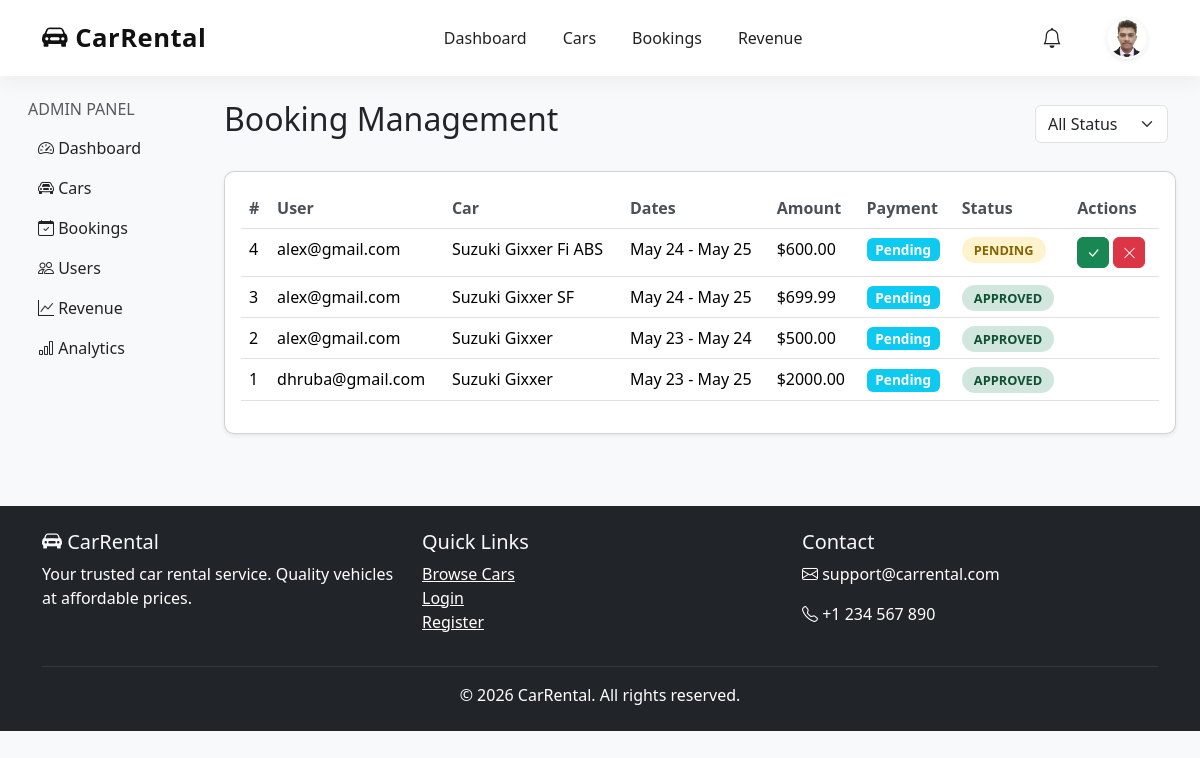
The app's page /dashboard/bookings/ (signed in), older data.
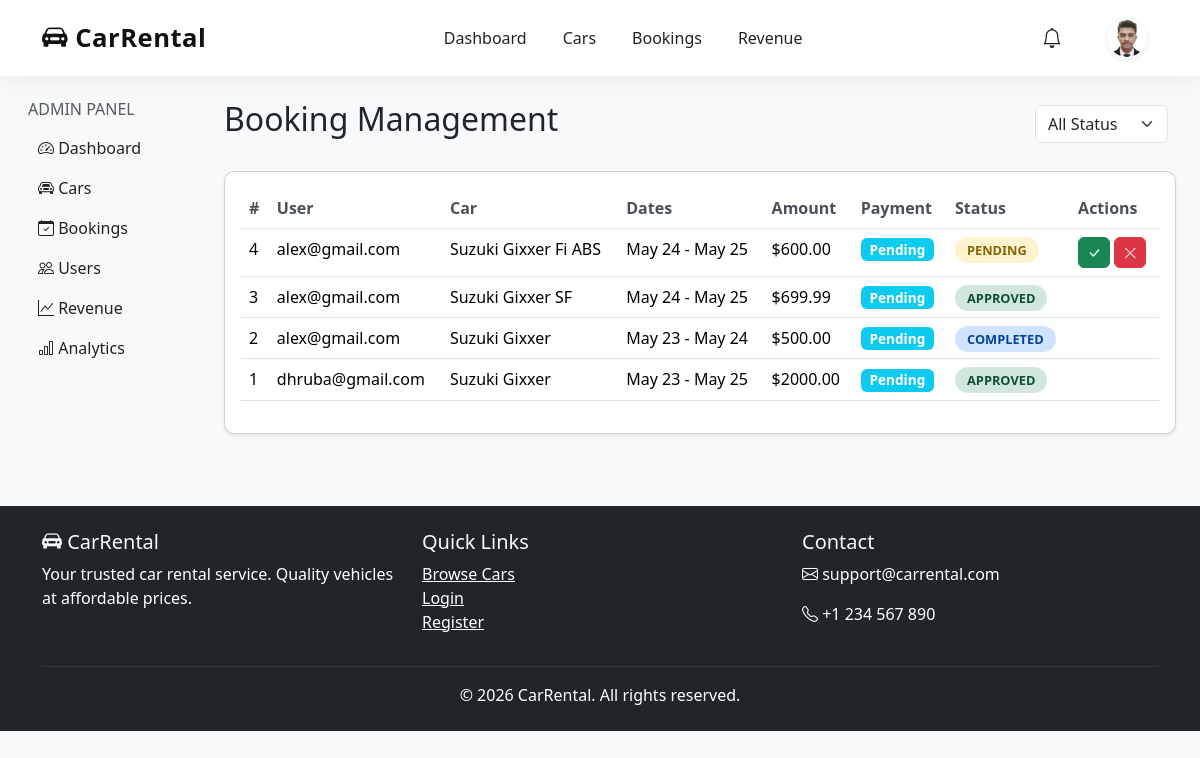
The same page, newer data.
### bookings/models.py (models this page shows, shortened)
class Booking(models.Model):
    STATUS_CHOICES = [
        ('pending', 'Pending'),
        ('approved', 'Approved'),
        ('rejected', 'Rejected'),
        ('completed', 'Completed'),
        ('cancelled', 'Cancelled'),
    ]
    PAYMENT_CHOICES = [
        ('cash', 'Cash'),
        ('online', 'Online'),
        ('pending', 'Pending'),
    ]
    user = models.ForeignKey(User, on_delete=models.CASCADE, related_name='bookings')
    car = models.ForeignKey(Car, on_delete=models.CASCADE, related_name='bookings')
    start_date = models.DateField()
    end_date = models.DateField()
    total_days = models.IntegerField(editable=False)
    total_amount = models.DecimalField(max_digits=10, decimal_places=2, editable=False)
    driver_service = models.BooleanField(default=False)
    insurance = models.BooleanField(default=False)
    gps = models.BooleanField(default=False)
    extra_charges = models.DecimalField(max_digits=10, decimal_places=2, default=0.00, editable=False)
    grand_total = models.DecimalField(max_digits=10, decimal_places=2, editable=False)
    status = models.CharField(max_length=20, choices=STATUS_CHOICES, default='pending')
    payment_status = models.CharField(max_length=20, choices=PAYMENT_CHOICES, default='pending')
    admin_notes = models.TextField(blank=True, null=True)
    created_at = models.DateTimeField(auto_now_add=True)
    updated_at = models.DateTimeField(auto_now=True)
    class Meta:
        ordering = ['-created_at']

### accounts/models.py (models this page shows, shortened)
class User(AbstractUser):
    email = models.EmailField(unique=True)
    phone = models.CharField(max_length=20, blank=True, null=True)
    is_blocked = models.BooleanField(default=False)
    USERNAME_FIELD = 'email'
    REQUIRED_FIELDS = ['username']

### cars/models.py (models this page shows, shortened)
class Car(models.Model):
    FUEL_CHOICES = [
        ('petrol', 'Petrol'),
        ('diesel', 'Diesel'),
        ('ev', 'Electric'),
        ('hybrid', 'Hybrid'),
    ]
    TRANSMISSION_CHOICES = [
        ('manual', 'Manual'),
        ('auto', 'Automatic'),
    ]
    STATUS_CHOICES = [
        ('available', 'Available'),
        ('booked', 'Booked'),
        ('maintenance', 'Maintenance'),
    ]
    brand = models.CharField(max_length=100)
    model = models.CharField(max_length=100)
    year = models.IntegerField()
    seats = models.IntegerField(default=5)
    fuel_type = models.CharField(max_length=20, choices=FUEL_CHOICES)
    transmission = models.CharField(max_length=20, choices=TRANSMISSION_CHOICES)
    mileage = models.CharField(max_length=50, blank=True, help_text="e.g. 18 km/l")
    rent_per_day = models.DecimalField(max_digits=10, decimal_places=2)
    rent_per_hour = models.DecimalField(max_digits=10, decimal_places=2, blank=True, null=True)
    description = models.TextField(blank=True)
    location = models.CharField(max_length=200, blank=True)
    status = models.CharField(max_length=20, choices=STATUS_CHOICES, default='available')
    is_featured = models.BooleanField(default=False)
    created_at = models.DateTimeField(auto_now_add=True)
    updated_at = models.DateTimeField(auto_now=True)
    class Meta:
        ordering = ['-created_at']

### dashboard/views.py (the view)
# urls.py: path('bookings/', views.admin_bookings, name='admin_bookings'),
@staff_member_required
def admin_bookings(request):
    bookings = Booking.objects.select_related('user', 'car').all().order_by('-created_at')
    status_filter = request.GET.get('status', '')
    if status_filter:
        bookings = bookings.filter(status=status_filter)
    return render(request, 'dashboard/booking_list.html', {'bookings': bookings})

### templates/dashboard/booking_list.html (shortened to what this page needs)
{% extends 'dashboard/base_admin.html' %}
{% block admin_content %}
<div class="d-flex justify-content-between align-items-center mb-4">
    <h2>Booking Management</h2>
    <form method="get" class="d-flex">
        <select name="status" class="form-select me-2" onchange="this.form.submit()">
            <option value="">All Status</option>
        </select>
    </form>
</div>
<div class="card shadow-sm">
    <div class="card-body">
        <table class="table">
            <thead>
                <tr>
                    <th>#</th>
                    <th>User</th>
                    <th>Car</th>
                    <th>Dates</th>
                    <th>Amount</th>
                    <th>Payment</th>
                    <th>Status</th>
                    <th>Actions</th>
                </tr>
            </thead>
            <tbody>
                {% for booking in bookings %}
                <tr>
                    <td>{{ booking.id }}</td>
                    <td>{{ booking.user.email }}</td>
                    <td>{{ booking.car.brand }} {{ booking.car.model }}</td>
                    <td>{{ booking.start_date|date:"M d" }} - {{ booking.end_date|date:"M d" }}</td>
                    <td>${{ booking.grand_total }}</td>
                    <td><span class="badge bg-info">{{ booking.payment_status|title }}</span></td>
                    <td><span class="booking-status status-{{ booking.status }}">{{ booking.status }}</span></td>
                    <td>
                        {% if booking.status == 'pending' %}
                        <a href="{% url 'approve_booking' booking.id %}" class="btn btn-sm btn-success"><i class="bi bi-check-lg"></i></a>
                        <a href="{% url 'reject_booking' booking.id %}" class="btn btn-sm btn-danger"><i class="bi bi-x-lg"></i></a>
                        {% endif %}
                    </td>
                </tr>
                {% empty %}
                <tr><td colspan="8" class="text-center text-muted">No bookings found.</td></tr>
                {% endfor %}
            </tbody>
        </table>
    </div>
</div>
{% endblock %}

Row changes from the older to the newer data that the page shows:
changed Booking id 2: status "APPROVED" → "COMPLETED"
